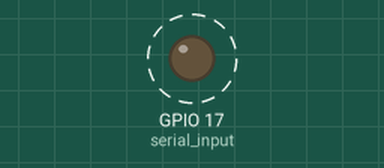
This program was run on a simulated Raspberry Pi (BCM pin numbers). Shown: output pins drawn as LEDs (lit = HIGH). Dashed ring = blinking. Pins used as bus, display or sensor lines are not drawn.

Above: at 1.22 s.
Timing chart, 0 to 4.0 s (numbered marks = the images above):
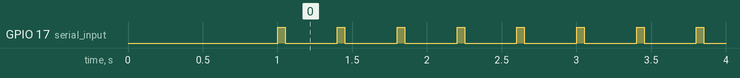

Measured:
- by itself, GPIO 17 (serial_input): alternates HIGH for 0.05 s and LOW for 0.35 s

The program:

gpio.py
```python
from gpiozero import DigitalOutputDevice
from time import sleep

# r = LED(17)
# g = LED(18)
# b = LED(27)

serial_input = DigitalOutputDevice(17)
shift_clock = DigitalOutputDevice(18)
storage_clock = DigitalOutputDevice(27)

t = 0.2

for i in range(8):

    serial_input.off()

    shift_clock.on()
    shift_clock.off()

storage_clock.on()
storage_clock.off()

sleep(1)

# while True:

#     for i in range(7):
#         serial_input.value = 1 - (i % 2)

#         shift_clock.on()
#         shift_clock.off()

#     storage_clock.on()
#     storage_clock.off()
#     sleep(1)

#     for i in range(7):
#         serial_input.value = i % 2

#         shift_clock.on()
#         shift_clock.off()

#     storage_clock.on()
#     storage_clock.off()
#     sleep(1)

while True:

    serial_input.on()

    shift_clock.on()
    shift_clock.off()

    storage_clock.on()
    storage_clock.off()
    sleep(0.05)

    for i in range(7):
        serial_input.off()

        shift_clock.on()
        shift_clock.off()

        storage_clock.on()
        storage_clock.off()
        sleep(0.05)

# for i in range(8):

#     serial_input.value = i % 2

#     shift_clock.on()
#     shift_clock.off()


# storage_clock.on()
# storage_clock.off()

# sleep(1)


# while True:
#     r.on()
#     g.on()
#     b.on()
#     sleep(t)
#     r.off()
#     g.off()
#     b.off()
#     sleep(t)

# while True:
#     r.on()
#     sleep(t)
#     r.off()
#     g.on()
#     sleep(t)
#     g.off()
#     b.on()
#     sleep(t)
#     b.off()


# while True:
#     for i in range(10):
#         pin.on()
#         sleep(0.1)
#         pin.off()
#         sleep(0.1)

#     pin.on()
#     sleep(1)
#     pin.off()
```
